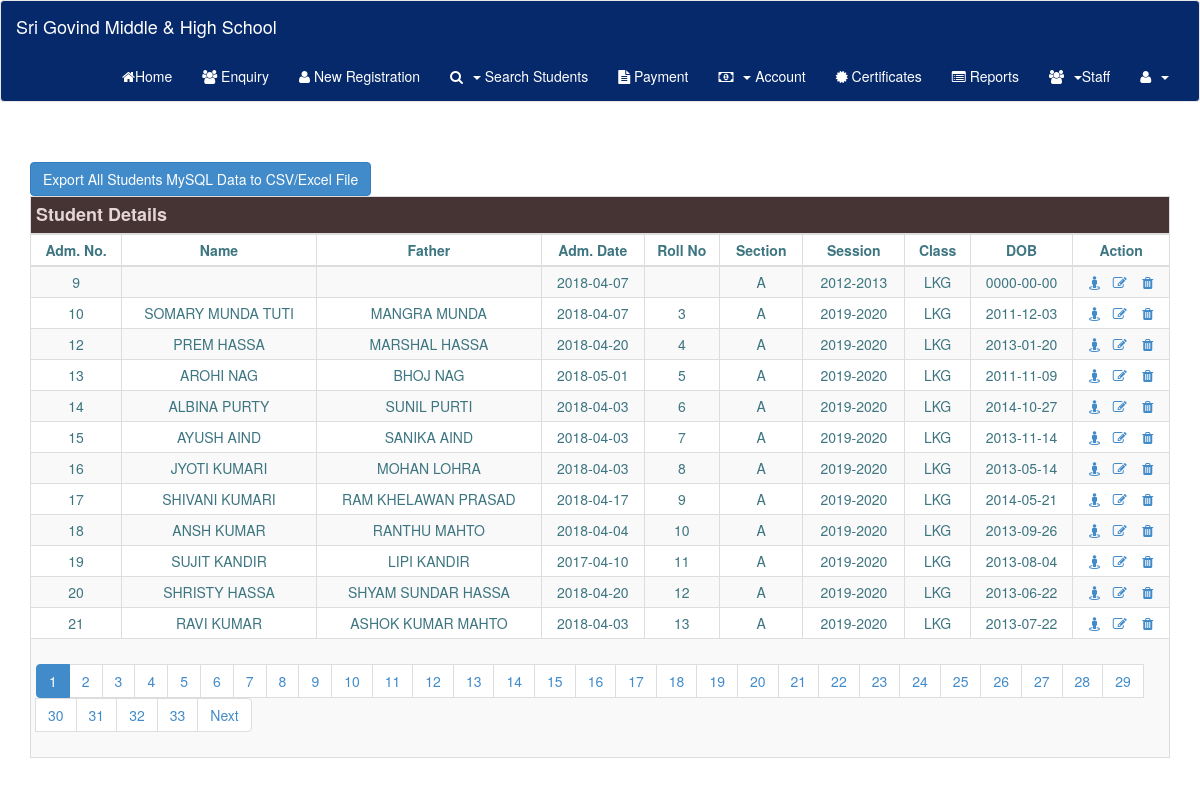
The app's page /defaultStudent.php (signed in) with its own data.
### tables this page shows
CREATE TABLE `new_registration` (
  `admission_no` int(11) NOT NULL,
  `admission_date` varchar(255) NOT NULL,
  `roll_no` varchar(255) NOT NULL,
  `session` varchar(255) NOT NULL,
  `class` varchar(255) NOT NULL,
  `section` varchar(255) NOT NULL,
  `name` varchar(255) NOT NULL,
  `father_name` varchar(255) NOT NULL,
  `father_occup` varchar(255) NOT NULL,
  `mother_name` varchar(255) NOT NULL,
  `mother_occup` varchar(255) NOT NULL,
  `dob` date NOT NULL,
  `age` varchar(255) NOT NULL,
  `gender` varchar(255) NOT NULL,
  `blood_group` varchar(255) NOT NULL,
  `religion` varchar(255) NOT NULL,
  `caste` varchar(255) NOT NULL,
  `adhar_no` varchar(50) NOT NULL,
  `identification` varchar(255) NOT NULL,
  `previous_school` varchar(255) NOT NULL,
  `previous_class` varchar(255) NOT NULL,
  `promoted` varchar(255) NOT NULL,
  `transfer_certificate` varchar(255) NOT NULL,
  `marksheet` varchar(255) NOT NULL,
  `caste_certificate` varchar(255) NOT NULL,
  `domecile` varchar(255) NOT NULL,
  `photo` varchar(255) NOT NULL
);

### defaultStudent.php (the view, shortened to what this page needs)
<?php
	include "dbconnection.php";
 ?>
<!DOCTYPE html PUBLIC "-//W3C//DTD XHTML 1.0 Transitional//EN" "http://www.w3.org/TR/xhtml1/DTD/xhtml1-transitional.dtd">
<html xmlns="http://www.w3.org/1999/xhtml">
<head>
<link href="bootstrap/css/bootstrap.min.css" rel="stylesheet" />
<link href="bootstrap/font-awesome-4.6.3/css/font-awesome.min.css" rel="stylesheet" />
<link href="bootstrap/css/bootstrap.css" rel="stylesheet" media="screen" />
</head>
<body>
<?php include "demoheader.php"; ?>
   <div class="container">
     <div class="row">
     <br /><br />
     	<div class="container-fluid">
        <form action="#" method="" name="export_excel">
			<div class="control-group">
				<div class="controls">
					<a href="export_allstudent_report.php" id="export" name="export" class="btn btn-primary button-loading" data-loading-text="Loading...">Export All Students MySQL Data to CSV/Excel File</a>
				</div>
			</div>
		</form>
        	<div class="table-responsive">
            	<table class="table table-condensed table-hover table-striped table-bordered">
                	<thead>
                    	<th colspan="11" style="font-size:18px; background-color:#463333; color:#E4D6D6;"> Student Details</th>
                    </thead>
                	<thead>
                    	<th style="text-align:center">Adm. No.</th>
                    	<th style="text-align:center">Name</th>
                    	<th  style="text-align:center">Father</th>
                    	<th style="text-align:center">Adm. Date</th>
                    	<th style="text-align:center">Roll No</th>
                    	<th style="text-align:center">Section</th>
                        <th style="text-align:center">Session</th>
                    	<th  style="text-align:center">Class</th>
                    	<th style="text-align:center">DOB</th>
                    	<th style="text-align:center">Action</th>
                    </thead>
 <?php
  $count=12;
	$page=$_GET['page'];
	$offset=$page*$count;
 	$sql="SELECT * FROM new_registration limit $offset, $count";
	$sql1="select count(admission_no) as count from `new_registration`";
    $rs=mysqli_query($link,$sql);
	$rowcount=mysqli_query($link,$sql1);
	$data= mysqli_fetch_assoc($rowcount);
	$rownum=$data['count'];
	$pages=$rownum/$count;
	if(mysqli_num_rows($rs)>0){
	while($result=mysqli_fetch_array($rs)){
			?>
            <tr>
                <td style="text-align:center"><?php echo $result['admission_no']; ?></td>
                <td style="text-align:center"><?php echo $result['name']; ?></td>
                <td style="text-align:center"><?php echo $result['father_name']; ?></td>
                <td style="text-align:center"><?php echo $result['admission_date']; ?></td>
                <td style="text-align:center"><?php echo $result['roll_no']; ?></td>
                <td style="text-align:center"><?php echo $result['section']; ?></td>
                <td style="text-align:center"><?php echo $result['session']; ?></td>
                <td style="text-align:center"><?php echo $result['class']; ?></td>
                <td style="text-align:center"><?php echo $result['dob']; ?></td>
                 <td style="text-align:center">
                <?php if($role=='admin'){      ?>
                  <a href='view_student.php?student_id=<?php echo $result['admission_no']; ?>'><span class="fa fa-street-view"></span></a>&nbsp;&nbsp;
				  <a href='edit_student.php?student_id=<?php echo $result['admission_no']; ?>'><span class="fa fa-edit"></span> </a>&nbsp;&nbsp;
				  <a href='delete_student.php?student_id=<?php echo $result['admission_no']; ?>'><span class="fa fa-trash"></span></a>
                   <?php } else if($role=='user'){ ?>
                   <a href='view_student.php?student_id=<?php echo $result['admission_no']; ?>'><span class="fa fa-street-view"></span></a>&nbsp;&nbsp;
				  <a href='edit_student.php?student_id=<?php echo $result['admission_no']; ?>'><span class="fa fa-edit"></span></a>
  <?php } ?>
                 </td>
            </tr>
           <?php
								}
								$page=$page +1;
								?>
                             <?php if(ceil($pages)>1){
							 ?>
                             <tr>
                              <td colspan="10">
                             <center>
                             <ul class="pagination">
									   <?php
								for($i=0;$i<ceil($pages);$i++){
									if($i==$page-1){
								   ?>
									   <li class="active"><a href="defaultStudent.php?page=<?php echo $i ?>"><?php echo $i+1;?> </a></li>
									 <?php
									 }
									 else{
								   ?>
									   <li><a href="defaultStudent.php?page=<?php echo $i ?>"><?php echo $i+1;?> </a></li>
									 <?php
									 }
								   }
							       if($page<ceil($pages)){
											?>
											<li><a href="defaultStudent.php?page=<?php echo $page;?>">Next</a></li>
										   <?php
											}
							   ?>
                               </ul>
                               </center>
                               </td>
                             </tr>
                             </table>
                             <?php
	}
	}
?>
            </div>
        </div>
     </div>
  </div>
</body>
</html>

### demoheader.php (shortened to what this page needs)
<?php
$role=$_SESSION['role'];
 ?>
<nav class="navbar navbar-default" style="background-color:#06296b;">
  <div class="container-fluid" >
    <div class="navbar-header">
      <a class="navbar-brand" href="home.php?pagename=home"> Sri Govind Middle & High School</a>
    </div>
    <div class="collapse navbar-collapse" id="myNavbar">
        <ul class="nav navbar-nav navbar-right">
          <li><a href="home.php?pagename=home"><i class="fa fa-home"></i>Home</a></li>
          <li><a href="enquiry.php?pagename=enquiry"><i class="fa fa-users"></i>&nbsp;Enquiry</a></li>
          <li><a href="admission.php?pagename=Registration"><i class="fa fa-user"></i>&nbsp;New Registration</a></li>
            <li class="dropdown"><a class="dropdown-toggle" data-toggle="dropdown" href=""><i class="fa fa-search"></i>&nbsp;
            <span class="caret"></span> Search Students</a>
            </li>
           <li><a href="student_payment.php?pagename=student-payment"><i class="fa fa-file-text"></i>&nbsp;Payment</a></li>
            <li class="dropdown"><a class="dropdown-toggle" data-toggle="dropdown" href=""><i class="fa fa-money"></i>&nbsp;
            <span class="caret"></span> Account</a>
            </li>
            <?php if($_SESSION['role']=='admin'){ ?>
            <li><a href="certificate.php?pagename=Certificate"> <i class="fa fa-certificate"></i>&nbsp;Certificates</a> </li>
           <li><a href="report.php?pagename=Report"> <i class="fa fa-list-alt"></i>&nbsp;Reports</a> </li>
          <li class="dropdown"><a class="dropdown-toggle" data-toggle="dropdown" href=""><i class="fa fa-users"></i>&nbsp;
            <span class="caret"></span>Staff</a>
            </li>
          <?php } ?>
          <li class="dropdown">
            <a class="dropdown-toggle" data-toggle="dropdown" href="#"><i class="fa fa-user"></i>&nbsp;
            <span class="caret"></span></a>
          </li>
        </ul>
      </div>
   </div>
</nav>

### records on screen
new_registration: admission_no "9", admission_date "2018-04-07", section "A", session "2012-2013", class "LKG", dob "0000-00-00"
new_registration: admission_no "10", name "SOMARY MUNDA TUTI", father_name "MANGRA MUNDA", admission_date "2018-04-07", roll_no "3", section "A", session "2019-2020", class "LKG", dob "2011-12-03"
new_registration: admission_no "12", name "PREM HASSA", father_name "MARSHAL HASSA", admission_date "2018-04-20", roll_no "4", section "A", session "2019-2020", class "LKG", dob "2013-01-20"
new_registration: admission_no "13", name "AROHI NAG", father_name "BHOJ NAG", admission_date "2018-05-01", roll_no "5", section "A", session "2019-2020", class "LKG", dob "2011-11-09"
new_registration: admission_no "14", name "ALBINA PURTY", father_name "SUNIL PURTI", admission_date "2018-04-03", roll_no "6", section "A", session "2019-2020", class "LKG", dob "2014-10-27"
new_registration: admission_no "15", name "AYUSH AIND", father_name "SANIKA AIND", admission_date "2018-04-03", roll_no "7", section "A", session "2019-2020", class "LKG", dob "2013-11-14"
new_registration: admission_no "16", name "JYOTI KUMARI", father_name "MOHAN LOHRA", admission_date "2018-04-03", roll_no "8", section "A", session "2019-2020", class "LKG", dob "2013-05-14"
new_registration: admission_no "17", name "SHIVANI KUMARI", father_name "RAM KHELAWAN PRASAD", admission_date "2018-04-17", roll_no "9", section "A", session "2019-2020", class "LKG", dob "2014-05-21"
new_registration: admission_no "18", name "ANSH KUMAR", father_name "RANTHU MAHTO", admission_date "2018-04-04", roll_no "10", section "A", session "2019-2020", class "LKG", dob "2013-09-26"
new_registration: admission_no "19", name "SUJIT KANDIR", father_name "LIPI KANDIR", admission_date "2017-04-10", roll_no "11", section "A", session "2019-2020", class "LKG", dob "2013-08-04"
new_registration: admission_no "20", name "SHRISTY HASSA", father_name "SHYAM SUNDAR HASSA", admission_date "2018-04-20", roll_no "12", section "A", session "2019-2020", class "LKG", dob "2013-06-22"
new_registration: admission_no "21", name "RAVI KUMAR", father_name "ASHOK KUMAR MAHTO", admission_date "2018-04-03", roll_no "13", section "A", session "2019-2020", class "LKG", dob "2013-07-22"
